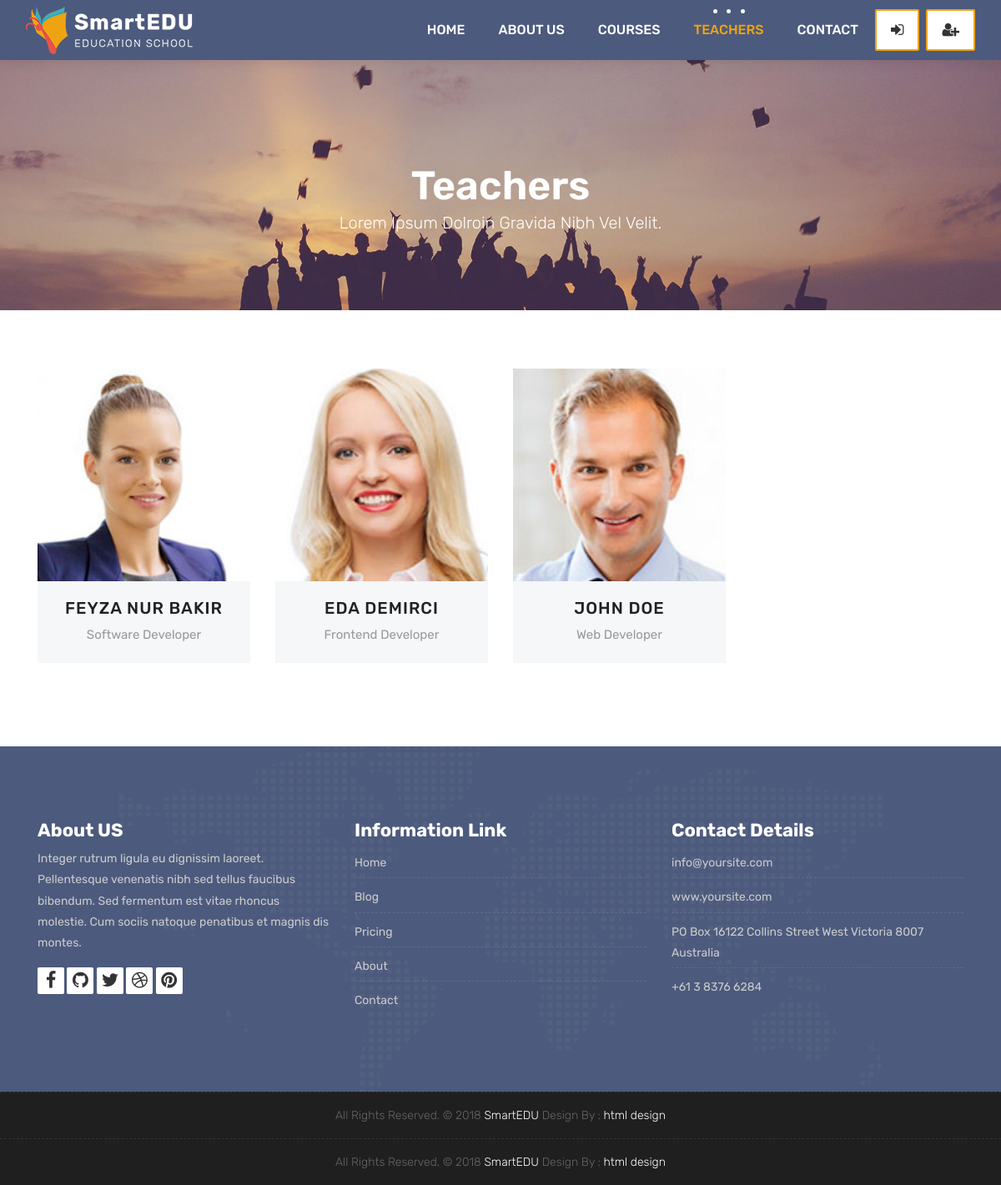
Screenshot of /teachers/ with the database file from the repository.
### teachers/models.py (models this page shows, shortened)
class Teacher(models.Model):
    name = models.CharField(max_length=50)
    title = models.CharField(max_length=50)
    description = models.TextField(blank=True)
    image = models.ImageField(upload_to="courses/%Y/%m/%d/")
    facebook = models.URLField(max_length=100, blank=True)
    twitter = models.URLField(max_length=100, blank=True)
    linkedin = models.URLField(max_length=100, blank=True)
    youtube = models.URLField(max_length=100, blank=True)

### teachers/views.py (the view)
# urls.py: path('', TeacherListView.as_view(), name="teachers"),
class TeacherListView(ListView):
    model = Teacher
    template_name = 'teachers.html'
    context_object_name = 'teachers'

### templates/teachers.html (shortened to what this page needs)
{% extends 'partials/_base.html' %}
{% load static %}
{% block content %}
	<div class="all-title-box">
		<div class="container text-center">
			<h1>Teachers<span class="m_1">Lorem Ipsum dolroin gravida nibh vel velit.</span></h1>
		</div>
	</div>
	<div id="teachers" class="section wb">
        <div class="container">
            <div class="row">
				{% for teacher in teachers %}
				<div class="col-lg-3 col-md-6 col-12">
					<div class="our-team">
						<div class="team-img">
							<img src="{{teacher.image.url}}">
						</div>
						<div class="team-content">
							<h3 class="title"><a href="{% url 'teacher_detail' teacher.pk %}">{{teacher.name}}</a></h3>
							<span class="post">{{teacher.title}}</span>
						</div>
					</div>
				</div>
				{% endfor %}
            </div>
        </div>
    </div>
{% endblock %}

### static/style.css (style rules this page uses)
body { color: #333333; font-size: 14px; font-family: 'Rubik', sans-serif; line-height: 1.80857; }
html, body { height: 100%; }
a { color: #1f1f1f; text-decoration: none !important; outline: none !important; -webkit-transition: all .3s ease-in-out; -moz-transition: all .3s ease-in-out; -ms-transition: all .3s ease-in-out; -o-transition: all .3s ease-in-out; transition: all .3s ease-in-out; }
h1, h2, h3, h4, h5, h6 { letter-spacing: 0; font-weight: normal; position: relative; padding: 0 0 10px 0; font-weight: normal; line-height: 120% !important; color: #1f1f1f; margin: 0 }
h1 { font-size: 24px }
h3 { font-size: 18px }
h1 a, h2 a, h3 a, h4 a, h5 a, h6 a { color: #212121; text-decoration: none!important; opacity: 1 }
a { color: #1f1f1f; text-decoration: none; outline: none; }
a, .btn { text-decoration: none !important; outline: none !important; -webkit-transition: all .3s ease-in-out; -moz-transition: all .3s ease-in-out; -ms-transition: all .3s ease-in-out; -o-transition: all .3s ease-in-out; transition: all .3s ease-in-out; }
.section { display: block; position: relative; overflow: hidden; padding: 70px 0; }
.section.wb { background-color: #ffffff; }
.all-title-box { background: url(images/banner.jpg)no-repeat; -webkit-background-size: cover; -moz-background-size: cover; -o-background-size: cover; background-size: cover; background-position: center; min-height: 300px; }
.all-title-box h1 { color: #fff; font-weight: 600; text-transform: capitalize; padding-top: 11%; font-size: 48px; line-height: 0px; }
span.m_1 { font-weight: 300; font-size: 20px; line-height: 1.5em; display: block; }
.our-team { text-align: center; margin-bottom: 30px; }
.our-team .team-img { overflow: hidden; position: relative; }
.our-team .team-img img { width: 100%; height: auto; }
.our-team .team-content { padding: 20px 0; background: #f5f7f8; color: #54478a; }
.our-team .title { display: block; font-size: 20px; font-weight: 500; letter-spacing: 1px; text-transform: uppercase; margin: 0 0 7px 0; padding: 0px; }
.our-team .post { display: block; font-size: 15px; color: #999; }

### rows the page displays
Teacher: image (picture), name "FEYZA NUR BAKIR", title "Software Developer"
Teacher: image (picture), name "EDA DEMIRCI", title "Frontend Developer"
Teacher: image (picture), name "JOHN DOE", title "Web Developer"
